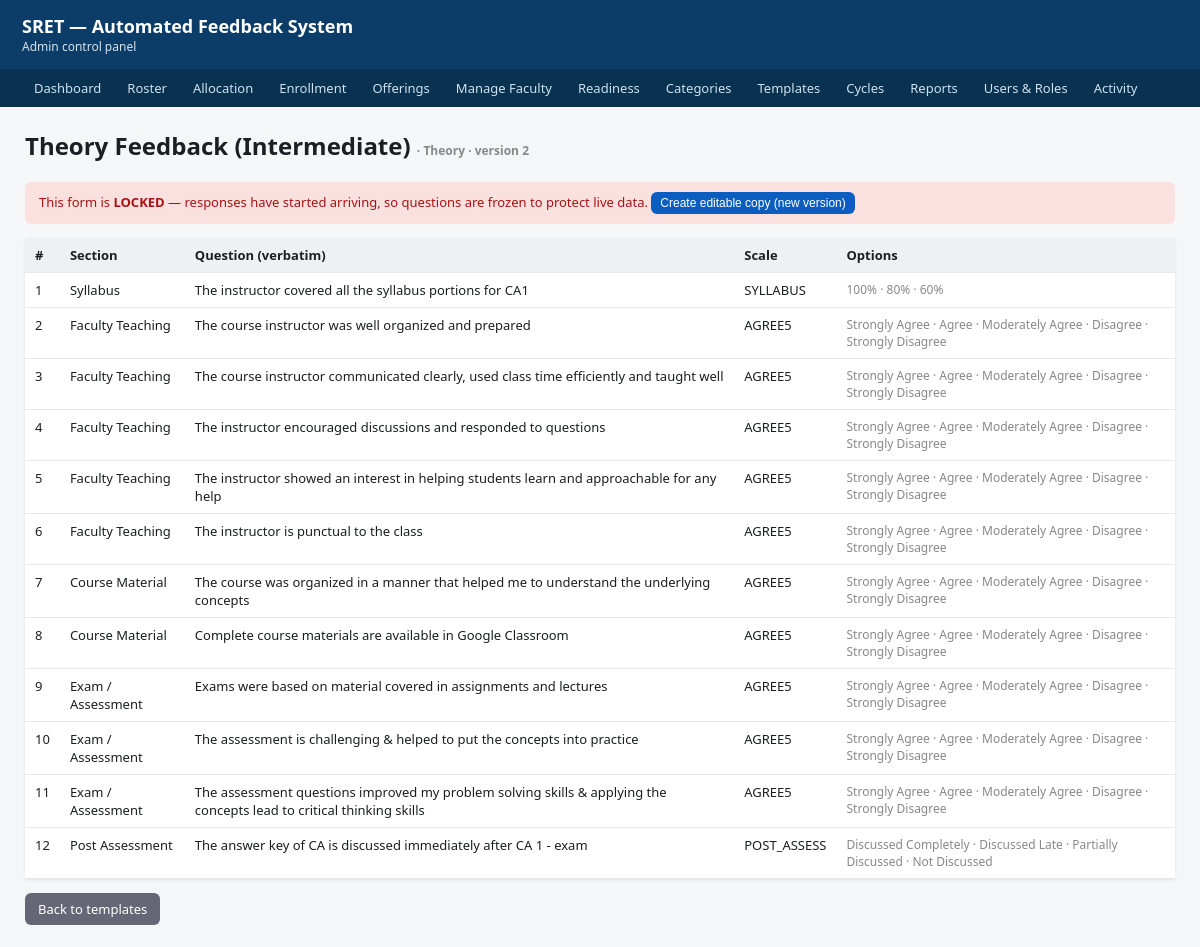
The page /admin/templates/1 on the database its author committed.
### tables this page shows
CREATE TABLE template (
    id          INTEGER PRIMARY KEY AUTOINCREMENT,
    category_id INTEGER NOT NULL,          -- the category this questionnaire serves
    name        TEXT    NOT NULL,          -- e.g. 'Theory Feedback (Intermediate)'
    FOREIGN KEY (category_id) REFERENCES category(id)
);

CREATE TABLE category (
    id          INTEGER PRIMARY KEY AUTOINCREMENT,
    code        TEXT    NOT NULL UNIQUE,   -- 'THEORY','LAB','SKILL','AE' — the internal key
    name        TEXT    NOT NULL,          -- human label, e.g. 'Theory'
    form_title  TEXT,                      -- the Google-Form title this maps to
    report_key  TEXT                       -- 'T','L','SL','AE' — which report template
);

CREATE TABLE template_version (
    id           INTEGER PRIMARY KEY AUTOINCREMENT,
    template_id  INTEGER NOT NULL,
    version_no   INTEGER NOT NULL,         -- 1, 2, 3 ... increments on each edit
    is_locked    INTEGER NOT NULL DEFAULT 0, -- 1 once responses start arriving
    created_at   TEXT    NOT NULL DEFAULT (datetime('now')),
    FOREIGN KEY (template_id) REFERENCES template(id),
    UNIQUE (template_id, version_no)        -- no duplicate version numbers
);

CREATE TABLE question (
    id                  INTEGER PRIMARY KEY AUTOINCREMENT,
    template_version_id INTEGER NOT NULL,   -- which frozen snapshot this belongs to
    section             TEXT,               -- 'Syllabus','Faculty Teaching', etc.
    text                TEXT NOT NULL,      -- VERBATIM question text from the form
    scale_id            INTEGER NOT NULL,   -- which answer scale this question uses
    display_order       INTEGER NOT NULL,   -- order within the form
    FOREIGN KEY (template_version_id) REFERENCES template_version(id),
    FOREIGN KEY (scale_id) REFERENCES scale(id)
);

CREATE TABLE scale (
    id          INTEGER PRIMARY KEY AUTOINCREMENT,
    code        TEXT    NOT NULL UNIQUE,   -- stable key referenced by seed + code
    name        TEXT    NOT NULL,          -- description for the admin UI
    is_free_text INTEGER NOT NULL DEFAULT 0 -- 1 = open comment (no options/weights)
);

CREATE TABLE scale_option (
    id            INTEGER PRIMARY KEY AUTOINCREMENT,
    scale_id      INTEGER NOT NULL,        -- which scale this option belongs to
    label         TEXT    NOT NULL,        -- verbatim option text, e.g. 'Strongly Agree'
    weight        REAL,                    -- scoring weight; NULL for syllabus fractions/open
    fraction      REAL,                    -- for syllabus scale: 1.0/0.8/0.6 (spec 10.1)
    display_order INTEGER NOT NULL,        -- left-to-right position on the form
    FOREIGN KEY (scale_id) REFERENCES scale(id)
);

### admin/config_routes.py (the view)
@admin_bp.route("/templates/<int:template_id>")
def template_detail(template_id):
    conn = get_master()
    tpl = conn.execute(
        "SELECT t.*, c.name AS category_name FROM template t "
        "JOIN category c ON c.id=t.category_id WHERE t.id=?",
        (template_id,)).fetchone()
    if tpl is None:
        conn.close()
        flash("Template not found.", "error")
        return redirect(url_for("admin.templates_list"))
    version = _current_version(conn, template_id)
    questions = services.questions_for_version(conn, version["id"]) if version else []
    scales = conn.execute("SELECT id, code, name, is_free_text FROM scale ORDER BY code").fetchall()
    conn.close()
    return render_template("template_detail.html",
                           tpl=tpl, version=version, questions=questions,
                           scales=scales, locked=bool(version and version["is_locked"]))

### activity_log.py (called while the page is built, shortened)
def _should_log(response):
    if request.blueprint == "student":
        return False
    if request.endpoint == "static" or request.endpoint is None:
        return False
    if request.method in _MUTATING_METHODS:
        return True
    if request.endpoint in SENSITIVE_GET:
        return True
    return False

def _after_request(response):
    try:
        if not _should_log(response):
            return response
    except Exception as exc:            # noqa: BLE001 — the hook must be bullet-proof
        print("activity_log: after_request hook error — %s" % exc, file=sys.stderr)
    return response

### admin/config_routes.py (called while the page is built)
def _current_version(conn, template_id):
    return conn.execute(
        "SELECT * FROM template_version WHERE template_id=? "
        "ORDER BY version_no DESC LIMIT 1", (template_id,)).fetchone()

### db.py (called while the page is built)
def _configure(conn: sqlite3.Connection) -> sqlite3.Connection:
    conn.row_factory = sqlite3.Row
    conn.execute("PRAGMA journal_mode=WAL;")
    conn.execute("PRAGMA foreign_keys=ON;")
    conn.execute("PRAGMA synchronous=NORMAL;")
    return conn

def _ensure_data_dir() -> None:
    os.makedirs(Config.DATA_DIR, exist_ok=True)

def get_master() -> sqlite3.Connection:
    _ensure_data_dir()
    conn = sqlite3.connect(Config.MASTER_DB)
    return _configure(conn)

### templates/template_detail.html (shortened to what this page needs)
{% extends "base.html" %}
{% block content %}
  <h2 style="margin-top:0">{{ tpl.name }}
    <span class="muted">· {{ tpl.category_name }} · version {{ version.version_no if version else '—' }}</span></h2>
  {% if locked %}
    <div class="flash error">
      This form is <strong>LOCKED</strong> — responses have started arriving, so questions are frozen to protect live data.
      <form class="inline" method="post" action="{{ url_for('admin.template_new_version', template_id=tpl.id) }}">
        <button class="btn small" type="submit">Create editable copy (new version)</button>
      </form>
    </div>
  {% endif %}
  <table>
    <thead><tr><th>#</th><th>Section</th><th>Question (verbatim)</th><th>Scale</th><th>Options</th>{% if not locked %}<th>Actions</th>{% endif %}</tr></thead>
    <tbody>
      {% for q in questions %}
        <tr>
          <td>{{ loop.index }}</td>
          {% if locked %}
            <td>{{ q.section }}</td>
            <td>{{ q.text }}</td>
            <td>{{ q.scale_code }}</td>
            <td class="muted">{% for o in q.options %}{{ o.label }}{% if not loop.last %} · {% endif %}{% endfor %}{% if q.is_free_text %}<em>free text</em>{% endif %}</td>
          {% endif %}
        </tr>
      {% else %}
        <tr><td colspan="6">No questions yet.</td></tr>
      {% endfor %}
    </tbody>
  </table>
  <p style="margin-top:14px"><a class="btn grey" href="{{ url_for('admin.templates_list') }}">Back to templates</a></p>
{% endblock %}

### templates/base.html (style rules this page uses)
body { font-family: system-ui, Arial, sans-serif; margin: 0; background:#f5f6f8; color:#1c1e21; }
table { border-collapse:collapse; width:100%; background:#fff; box-shadow:0 1px 3px rgba(0,0,0,.08); }
th, td { text-align:left; padding:8px 10px; border-bottom:1px solid #e6e8eb; font-size:13px; vertical-align:top; }
th { background:#eef1f4; position:sticky; top:0; }
a.btn, button.btn { display:inline-block; background:#0b5ec0; color:#fff; border:none; padding:7px 13px; border-radius:6px; font-size:13px; text-decoration:none; cursor:pointer; }
a.btn.small, button.btn.small { padding:4px 9px; font-size:12px; }
.flash { padding:10px 14px; border-radius:6px; margin-bottom:14px; font-size:13px; }
.flash.error { background:#fbe0e0; color:#a11; }
form.inline { display:inline; }
.btn.grey { background:#667; }
.muted { color:#888; font-size:12px; }

### rows shown on the page
template: name "Theory Feedback (Intermediate)"
category: category_name "Theory"
template_version: version_no "2"
question: section "Syllabus", text "The instructor covered all the syllabus portions for CA1", scale_code "SYLLABUS"
scale_option: label "100%"
scale_option: label "80%"
scale_option: label "60%"
question: section "Faculty Teaching", text "The course instructor was well organized and prepared", scale_code "AGREE5"
scale_option: label "Strongly Agree"
scale_option: label "Agree"
scale_option: label "Moderately Agree"
scale_option: label "Disagree"
scale_option: label "Strongly Disagree"
question: section "Faculty Teaching", text "The course instructor communicated clearly, used class time efficiently and taught well", scale_code "AGREE5"
question: section "Faculty Teaching", text "The instructor encouraged discussions and responded to questions", scale_code "AGREE5"
question: section "Faculty Teaching", text "The instructor showed an interest in helping students learn and approachable for any help", scale_code "AGREE5"
question: section "Faculty Teaching", text "The instructor is punctual to the class", scale_code "AGREE5"
question: section "Course Material", text "The course was organized in a manner that helped me to understand the underlying concepts", scale_code "AGREE5"
question: section "Course Material", text "Complete course materials are available in Google Classroom", scale_code "AGREE5"
question: section "Exam / Assessment", text "Exams were based on material covered in assignments and lectures", scale_code "AGREE5"
question: section "Exam / Assessment", text "The assessment is challenging & helped to put the concepts into practice", scale_code "AGREE5"
question: section "Exam / Assessment", text "The assessment questions improved my problem solving skills & applying the concepts lead to critical thinking skills", scale_code "AGREE5"
question: section "Post Assessment", text "The answer key of CA is discussed immediately after CA 1 - exam", scale_code "POST_ASSESS"
scale_option: label "Discussed Completely"
scale_option: label "Discussed Late"
scale_option: label "Partially Discussed"
scale_option: label "Not Discussed"
